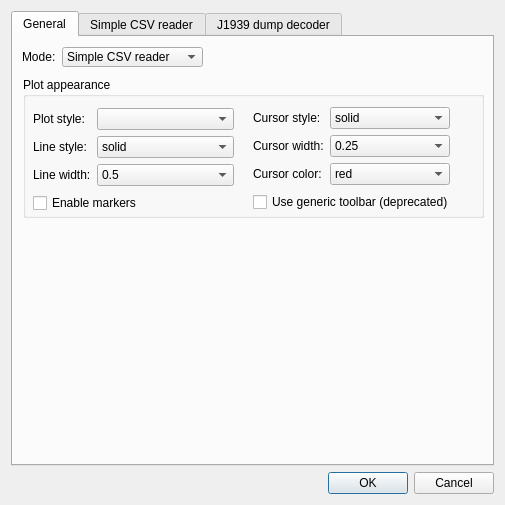
<?xml version="1.0" encoding="UTF-8"?>
<ui version="4.0">
 <class>SettingsDialog</class>
 <widget class="QDialog" name="SettingsDialog">
  <property name="geometry">
   <rect>
    <x>0</x>
    <y>0</y>
    <width>505</width>
    <height>505</height>
   </rect>
  </property>
  <property name="minimumSize">
   <size>
    <width>505</width>
    <height>505</height>
   </size>
  </property>
  <property name="maximumSize">
   <size>
    <width>505</width>
    <height>505</height>
   </size>
  </property>
  <property name="windowTitle">
   <string>Settings</string>
  </property>
  <layout class="QVBoxLayout" name="verticalLayout_3">
   <item>
    <widget class="QTabWidget" name="tabWidget">
     <property name="enabled">
      <bool>true</bool>
     </property>
     <property name="currentIndex">
      <number>0</number>
     </property>
     <property name="tabBarAutoHide">
      <bool>false</bool>
     </property>
     <widget class="QWidget" name="general">
      <attribute name="title">
       <string>General</string>
      </attribute>
      <widget class="QGroupBox" name="groupBox">
       <property name="geometry">
        <rect>
         <x>10</x>
         <y>40</y>
         <width>461</width>
         <height>141</height>
        </rect>
       </property>
       <property name="title">
        <string>Plot appearance</string>
       </property>
       <widget class="QWidget" name="layoutWidget">
        <property name="geometry">
         <rect>
          <x>10</x>
          <y>31</y>
          <width>201</width>
          <height>105</height>
         </rect>
        </property>
        <layout class="QVBoxLayout" name="verticalLayout">
         <item>
          <layout class="QFormLayout" name="formLayout_3">
           <item row="0" column="0">
            <widget class="QLabel" name="label_7">
             <property name="text">
              <string>Plot style:</string>
             </property>
            </widget>
           </item>
           <item row="0" column="1">
            <widget class="QComboBox" name="plotStyleSelectorBox"/>
           </item>
           <item row="1" column="0">
            <widget class="QLabel" name="label_8">
             <property name="text">
              <string>Line style:</string>
             </property>
            </widget>
           </item>
           <item row="1" column="1">
            <widget class="QComboBox" name="lineStyleSelectorBox">
             <item>
              <property name="text">
               <string>solid</string>
              </property>
             </item>
             <item>
              <property name="text">
               <string>dashed</string>
              </property>
             </item>
             <item>
              <property name="text">
               <string>dashdot</string>
              </property>
             </item>
             <item>
              <property name="text">
               <string>dotted</string>
              </property>
             </item>
            </widget>
           </item>
           <item row="2" column="0">
            <widget class="QLabel" name="label_9">
             <property name="text">
              <string>Line width:</string>
             </property>
            </widget>
           </item>
           <item row="2" column="1">
            <widget class="QComboBox" name="lineWidthSelectorBox">
             <item>
              <property name="text">
               <string>0.5</string>
              </property>
             </item>
             <item>
              <property name="text">
               <string>1.0</string>
              </property>
             </item>
             <item>
              <property name="text">
               <string>1.5</string>
              </property>
             </item>
             <item>
              <property name="text">
               <string>2.0</string>
              </property>
             </item>
            </widget>
           </item>
          </layout>
         </item>
         <item>
          <widget class="QCheckBox" name="enableMarkersBox">
           <property name="text">
            <string>Enable markers</string>
           </property>
          </widget>
         </item>
        </layout>
       </widget>
       <widget class="QWidget" name="layoutWidget">
        <property name="geometry">
         <rect>
          <x>230</x>
          <y>30</y>
          <width>197</width>
          <height>105</height>
         </rect>
        </property>
        <layout class="QVBoxLayout" name="verticalLayout_2">
         <item>
          <layout class="QFormLayout" name="formLayout">
           <item row="0" column="0">
            <widget class="QLabel" name="label_10">
             <property name="text">
              <string>Cursor style:</string>
             </property>
            </widget>
           </item>
           <item row="0" column="1">
            <widget class="QComboBox" name="cursorStyleSelectorBox">
             <item>
              <property name="text">
               <string>solid</string>
              </property>
             </item>
             <item>
              <property name="text">
               <string>dashed</string>
              </property>
             </item>
             <item>
              <property name="text">
               <string>dashdot</string>
              </property>
             </item>
             <item>
              <property name="text">
               <string>dotted</string>
              </property>
             </item>
            </widget>
           </item>
           <item row="1" column="0">
            <widget class="QLabel" name="label_11">
             <property name="text">
              <string>Cursor width:</string>
             </property>
            </widget>
           </item>
           <item row="1" column="1">
            <widget class="QComboBox" name="cursorWidthSelectorBox">
             <item>
              <property name="text">
               <string>0.25</string>
              </property>
             </item>
             <item>
              <property name="text">
               <string>0.5</string>
              </property>
             </item>
             <item>
              <property name="text">
               <string>0.75</string>
              </property>
             </item>
             <item>
              <property name="text">
               <string>1.0</string>
              </property>
             </item>
            </widget>
           </item>
           <item row="2" column="0">
            <widget class="QLabel" name="label_12">
             <property name="text">
              <string>Cursor color:</string>
             </property>
            </widget>
           </item>
           <item row="2" column="1">
            <widget class="QComboBox" name="cursorColorSelectorBox">
             <item>
              <property name="text">
               <string>red</string>
              </property>
             </item>
             <item>
              <property name="text">
               <string>green</string>
              </property>
             </item>
             <item>
              <property name="text">
               <string>blue</string>
              </property>
             </item>
             <item>
              <property name="text">
               <string>cyan</string>
              </property>
             </item>
             <item>
              <property name="text">
               <string>magenta</string>
              </property>
             </item>
             <item>
              <property name="text">
               <string>yellow</string>
              </property>
             </item>
             <item>
              <property name="text">
               <string>black</string>
              </property>
             </item>
            </widget>
           </item>
          </layout>
         </item>
         <item>
          <widget class="QCheckBox" name="enableMplToolbarBox">
           <property name="text">
            <string>Use generic toolbar (deprecated)</string>
           </property>
          </widget>
         </item>
        </layout>
       </widget>
      </widget>
      <widget class="QWidget" name="layoutWidget">
       <property name="geometry">
        <rect>
         <x>9</x>
         <y>9</y>
         <width>181</width>
         <height>22</height>
        </rect>
       </property>
       <layout class="QHBoxLayout" name="horizontalLayout_3">
        <property name="sizeConstraint">
         <enum>QLayout::SetDefaultConstraint</enum>
        </property>
        <item>
         <widget class="QLabel" name="label_6">
          <property name="maximumSize">
           <size>
            <width>40</width>
            <height>20</height>
           </size>
          </property>
          <property name="text">
           <string>Mode:</string>
          </property>
         </widget>
        </item>
        <item>
         <widget class="QComboBox" name="modeSelectorBox">
          <property name="maximumSize">
           <size>
            <width>150</width>
            <height>20</height>
           </size>
          </property>
          <item>
           <property name="text">
            <string>Simple CSV reader</string>
           </property>
          </item>
          <item>
           <property name="text">
            <string>J1939 dump decoder</string>
           </property>
          </item>
         </widget>
        </item>
       </layout>
      </widget>
     </widget>
     <widget class="QWidget" name="simple_csv">
      <attribute name="title">
       <string>Simple CSV reader</string>
      </attribute>
      <widget class="QGroupBox" name="groupBox_2">
       <property name="geometry">
        <rect>
         <x>10</x>
         <y>40</y>
         <width>461</width>
         <height>371</height>
        </rect>
       </property>
       <property name="title">
        <string>Apply scale to</string>
       </property>
       <widget class="QTableWidget" name="scaleTable">
        <property name="geometry">
         <rect>
          <x>10</x>
          <y>20</y>
          <width>441</width>
          <height>301</height>
         </rect>
        </property>
        <property name="selectionMode">
         <enum>QAbstractItemView::SingleSelection</enum>
        </property>
        <property name="selectionBehavior">
         <enum>QAbstractItemView::SelectRows</enum>
        </property>
        <attribute name="horizontalHeaderDefaultSectionSize">
         <number>150</number>
        </attribute>
        <column>
         <property name="text">
          <string>Value</string>
         </property>
        </column>
        <column>
         <property name="text">
          <string>Scale</string>
         </property>
        </column>
       </widget>
       <widget class="QWidget" name="layoutWidget">
        <property name="geometry">
         <rect>
          <x>100</x>
          <y>330</y>
          <width>351</width>
          <height>31</height>
         </rect>
        </property>
        <layout class="QHBoxLayout" name="horizontalLayout_2">
         <item>
          <widget class="QPushButton" name="addScaleButton">
           <property name="text">
            <string>Add value</string>
           </property>
          </widget>
         </item>
         <item>
          <widget class="QPushButton" name="removeScaleButton">
           <property name="text">
            <string>Remove</string>
           </property>
          </widget>
         </item>
         <item>
          <widget class="QPushButton" name="clearScaleButton">
           <property name="text">
            <string>Clear</string>
           </property>
          </widget>
         </item>
        </layout>
       </widget>
      </widget>
      <widget class="QLabel" name="label_2">
       <property name="geometry">
        <rect>
         <x>20</x>
         <y>11</y>
         <width>96</width>
         <height>16</height>
        </rect>
       </property>
       <property name="text">
        <string>Alias for delimiter:</string>
       </property>
      </widget>
      <widget class="QLineEdit" name="simpleCsvAliasEdit">
       <property name="geometry">
        <rect>
         <x>130</x>
         <y>11</y>
         <width>100</width>
         <height>21</height>
        </rect>
       </property>
       <property name="maximumSize">
        <size>
         <width>100</width>
         <height>16777215</height>
        </size>
       </property>
       <property name="text">
        <string/>
       </property>
      </widget>
      <widget class="QLineEdit" name="simpleCsvTimestampEdit">
       <property name="geometry">
        <rect>
         <x>360</x>
         <y>10</y>
         <width>100</width>
         <height>21</height>
        </rect>
       </property>
       <property name="maximumSize">
        <size>
         <width>100</width>
         <height>16777215</height>
        </size>
       </property>
      </widget>
      <widget class="QLabel" name="label">
       <property name="geometry">
        <rect>
         <x>250</x>
         <y>10</y>
         <width>104</width>
         <height>16</height>
        </rect>
       </property>
       <property name="text">
        <string>Timestamp column:</string>
       </property>
      </widget>
     </widget>
     <widget class="QWidget" name="dump_decoder">
      <attribute name="title">
       <string>J1939 dump decoder</string>
      </attribute>
      <widget class="QGroupBox" name="CanDumpAscBox">
       <property name="geometry">
        <rect>
         <x>10</x>
         <y>10</y>
         <width>311</width>
         <height>51</height>
        </rect>
       </property>
       <property name="title">
        <string>ASC format settings</string>
       </property>
       <widget class="QLabel" name="label_3">
        <property name="geometry">
         <rect>
          <x>10</x>
          <y>20</y>
          <width>101</width>
          <height>20</height>
         </rect>
        </property>
        <property name="text">
         <string>Base of ID/data:</string>
        </property>
       </widget>
       <widget class="QComboBox" name="ascBaseSelector">
        <property name="geometry">
         <rect>
          <x>100</x>
          <y>20</y>
          <width>71</width>
          <height>21</height>
         </rect>
        </property>
        <item>
         <property name="text">
          <string>hex</string>
         </property>
        </item>
        <item>
         <property name="text">
          <string>dec</string>
         </property>
        </item>
       </widget>
       <widget class="QCheckBox" name="relTimestampBox">
        <property name="geometry">
         <rect>
          <x>180</x>
          <y>20</y>
          <width>121</width>
          <height>21</height>
         </rect>
        </property>
        <property name="text">
         <string>Relative timestamp</string>
        </property>
        <property name="checked">
         <bool>true</bool>
        </property>
       </widget>
      </widget>
      <widget class="QGroupBox" name="groupBox_3">
       <property name="geometry">
        <rect>
         <x>10</x>
         <y>70</y>
         <width>461</width>
         <height>341</height>
        </rect>
       </property>
       <property name="title">
        <string>Database setup</string>
       </property>
       <widget class="QListWidget" name="databaseList">
        <property name="geometry">
         <rect>
          <x>10</x>
          <y>20</y>
          <width>441</width>
          <height>271</height>
         </rect>
        </property>
        <property name="selectionMode">
         <enum>QAbstractItemView::NoSelection</enum>
        </property>
       </widget>
       <widget class="QWidget" name="layoutWidget">
        <property name="geometry">
         <rect>
          <x>220</x>
          <y>300</y>
          <width>231</width>
          <height>31</height>
         </rect>
        </property>
        <layout class="QHBoxLayout" name="horizontalLayout">
         <item>
          <widget class="QPushButton" name="addDatabaseButton">
           <property name="text">
            <string>Add database files...</string>
           </property>
          </widget>
         </item>
         <item>
          <widget class="QPushButton" name="clearDatabaseButton">
           <property name="text">
            <string>Clear</string>
           </property>
          </widget>
         </item>
        </layout>
       </widget>
      </widget>
     </widget>
    </widget>
   </item>
   <item>
    <widget class="QDialogButtonBox" name="buttonBox">
     <property name="orientation">
      <enum>Qt::Horizontal</enum>
     </property>
     <property name="standardButtons">
      <set>QDialogButtonBox::Cancel|QDialogButtonBox::Ok</set>
     </property>
    </widget>
   </item>
  </layout>
 </widget>
 <resources/>
 <connections>
  <connection>
   <sender>buttonBox</sender>
   <signal>accepted()</signal>
   <receiver>SettingsDialog</receiver>
   <slot>accept()</slot>
   <hints>
    <hint type="sourcelabel">
     <x>248</x>
     <y>254</y>
    </hint>
    <hint type="destinationlabel">
     <x>157</x>
     <y>274</y>
    </hint>
   </hints>
  </connection>
  <connection>
   <sender>buttonBox</sender>
   <signal>rejected()</signal>
   <receiver>SettingsDialog</receiver>
   <slot>reject()</slot>
   <hints>
    <hint type="sourcelabel">
     <x>316</x>
     <y>260</y>
    </hint>
    <hint type="destinationlabel">
     <x>286</x>
     <y>274</y>
    </hint>
   </hints>
  </connection>
 </connections>
 <designerdata>
  <property name="gridDeltaX">
   <number>10</number>
  </property>
  <property name="gridDeltaY">
   <number>10</number>
  </property>
  <property name="gridSnapX">
   <bool>true</bool>
  </property>
  <property name="gridSnapY">
   <bool>true</bool>
  </property>
  <property name="gridVisible">
   <bool>true</bool>
  </property>
 </designerdata>
</ui>
